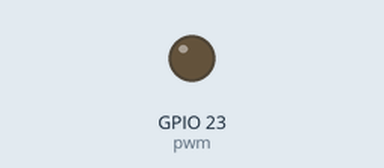
The program below on a simulated ESP32 board running MicroPython. On the bench: output pins drawn as LEDs (lit = HIGH).

Above: at 0.15 s.
Timing chart, 0 to 1.6 s (numbered marks = the images above):
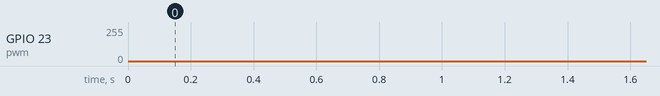

The program:

Exercicio1.py
```python
##Titulo do Programa: Acendimento por PWM.
##Author: Marcelo Soares Barroso
##Data: 01/07/2018
##Objetivo: fazer um led piscar em regime de fading, isto é, com acendimento e apagamento gradual. Utilizar para esta finalidade a função PWM.

import time
import machine
pwm = machine.PWM(machine.Pin(23))
pwm.freq(100)
while True:
    for i in range(1024):
        pwm.duty(i)
        time.sleep(0.001)
    for i in range(1023, -1, -1):
        pwm.duty(i)
        time.sleep(0.001)
```
